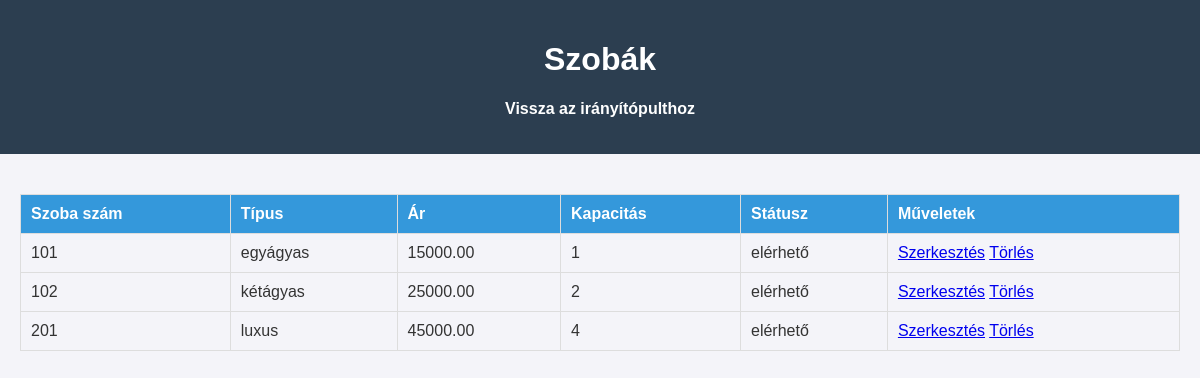
The app's page /admin/rooms/index.php (signed in) with its own data.
### tables this page shows
CREATE TABLE `rooms` (
  `id` int(11) NOT NULL,
  `room_number` varchar(10) NOT NULL,
  `room_type` enum('egyágyas','kétágyas','luxus') NOT NULL,
  `capacity` int(11) NOT NULL,
  `price_per_night` decimal(10,2) NOT NULL,
  `description` text DEFAULT NULL,
  `status` enum('elérhető','foglalt','karbantartás') DEFAULT 'elérhető',
  `created_at` timestamp NOT NULL DEFAULT current_timestamp()
);

### admin/rooms/index.php (the view, shortened to what this page needs)
<?php
require_once __DIR__ . '/../../api/config.php';
$sql = "SELECT * FROM rooms";
$result = $conn->query($sql);
$rooms = $result->fetch_all(MYSQLI_ASSOC);
?>
<!DOCTYPE html>
<html lang="hu">
<head>
    <link rel="stylesheet" href="../assets/css/admin.css">
</head>
<body>
    <header>
        <h1>Szobák</h1>
        <nav>
            <ul>
                <li><a href="../dashboard.php">Vissza az irányítópulthoz</a></li>
            </ul>
        </nav>
    </header>
    <main>
        <table>
            <thead>
                <tr>
                    <th>Szoba szám</th>
                    <th>Típus</th>
                    <th>Ár</th>
                    <th>Kapacitás</th>
                    <th>Státusz</th>
                    <th>Műveletek</th>
                </tr>
            </thead>
            <tbody>
                <?php foreach ($rooms as $room): ?>
                    <tr>
                        <td><?php echo $room['room_number']; ?></td>
                        <td><?php echo $room['room_type']; ?></td>
                        <td><?php echo $room['price_per_night']; ?></td>
                        <td><?php echo $room['capacity']; ?></td>
                        <td><?php echo $room['status']; ?></td>
                        <td>
                            <a href="edit.php?id=<?php echo $room['id']; ?>">Szerkesztés</a>
                            <a href="delete.php?id=<?php echo $room['id']; ?>">Törlés</a>
                        </td>
                    </tr>
                <?php endforeach; ?>
            </tbody>
        </table>
    </main>
</body>
</html>

### admin/assets/css/admin.css (style rules this page uses)
body { font-family: Arial, sans-serif; background-color: #f4f4f9; color: #333; margin: 0; padding: 0; }
header { background-color: #2c3e50; color: #fff; padding: 20px; text-align: center; }
nav ul { list-style: none; padding: 0; display: flex; justify-content: center; }
nav ul li { margin: 0 15px; }
nav ul li a { color: #fff; text-decoration: none; font-weight: bold; }
main { padding: 20px; }
table { width: 100%; border-collapse: collapse; margin-top: 20px; }
table th, table td { padding: 10px; border: 1px solid #ddd; text-align: left; }
table th { background-color: #3498db; color: #fff; }

### records on screen
rooms: room_number "101", room_type "egyágyas", price_per_night "15000.00", capacity "1", status "elérhető"
rooms: room_number "102", room_type "kétágyas", price_per_night "25000.00", capacity "2", status "elérhető"
rooms: room_number "201", room_type "luxus", price_per_night "45000.00", capacity "4", status "elérhető"
